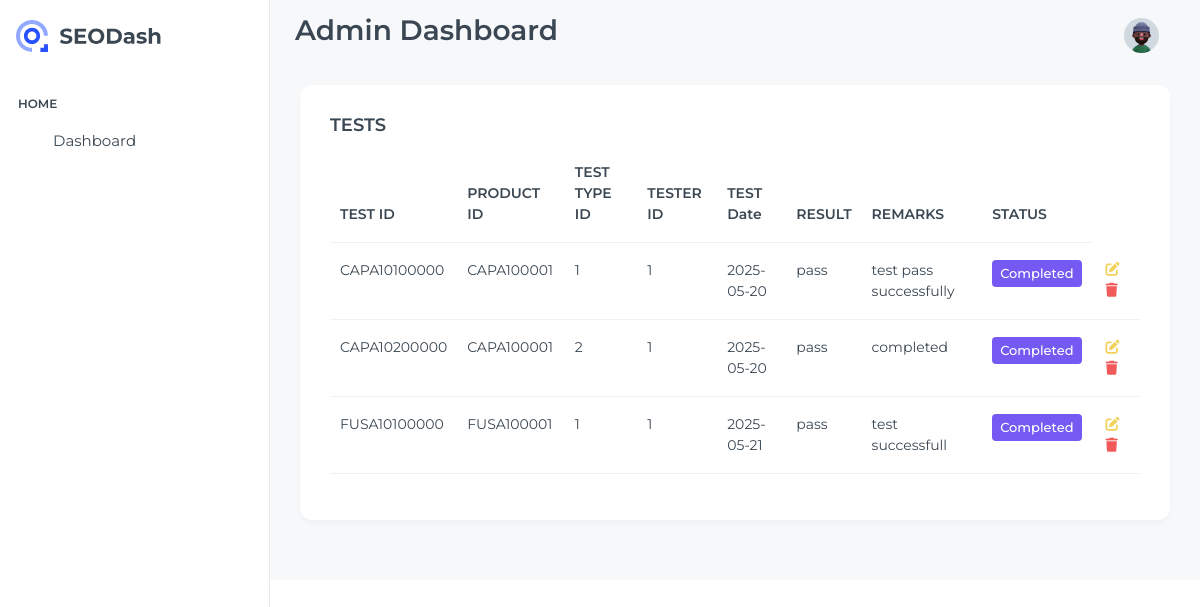
/tests.php (signed in), run on the app's committed database.
### tables this page shows
CREATE TABLE `tests` (
  `test_id` varchar(12) NOT NULL,
  `product_id` varchar(10) DEFAULT NULL,
  `test_type_id` int(11) DEFAULT NULL,
  `tester_id` int(11) DEFAULT NULL,
  `test_date` date DEFAULT NULL,
  `result` varchar(20) DEFAULT NULL,
  `remarks` text DEFAULT NULL,
  `status` varchar(30) DEFAULT NULL
);

### tests.php (the view, shortened to what this page needs)
<?php
include './components/connnection.php';
$query="select*from tests";
$tests= $conn->query($query);
?>
<!DOCTYPE html>
<html lang="en">
<head>
    <head>
  <link rel="stylesheet" href="../../node_modules/simplebar/dist/simplebar.min.css">
  <link rel="stylesheet" href="assets/css/styles.min.css" />
  <link rel="stylesheet" href="https://cdnjs.cloudflare.com/ajax/libs/font-awesome/6.7.2/css/all.min.css" />
</head>
<body>
    <div class="page-wrapper" id="main-wrapper" data-layout="vertical" data-navbarbg="skin6" data-sidebartype="full" data-sidebar-position="fixed" data-header-position="fixed">
    <aside class="left-sidebar">
      <div>
        <div class="brand-logo d-flex align-items-center justify-content-between">
          <a href="./dashboard.php" class="text-nowrap logo-img">
            <img src="assets/images/logos/logo-light.svg" alt="" />
          </a>
        </div>
        <?php include 'components/sidebar.php'; ?>
      </div>
    </aside>
    <div class="body-wrapper">
      <?php include 'components/header.php'; ?>
 <div class="container-fluid">
      <div class="card">
        <div class="card-body">
          <h5 class="card-title fw-semibold">TESTS</h5>
          <table class="table">
            <thead>
              <tr>
                <th>TEST ID</th>
                <th>PRODUCT ID</th>
                <th>TEST TYPE ID</th>
                <th>TESTER ID</th>
                <th>TEST Date</th>
                <th>RESULT</th>
                <th>REMARKS</th>
                <th>STATUS</th>
              </tr>
            </thead>
            <tbody>
              <?php while ($row = $tests->fetch_assoc()) {
                echo "<tr>
                        <td>{$row['test_id']}</td>
                        <td>{$row['product_id']}</td>
                        <td>{$row['test_type_id']}</td>
                        <td>{$row['tester_id']}</td>
                        <td>{$row['test_date']}</td>
                        <td>{$row['result']}</td>
                        <td>{$row['remarks']}</td>
                         <td><span class='badge bg-info'>{$row['status']}</span></td>
                        <td>
                          <a class='text-warning m-1' href='edit_tests.php?id={$row['test_id']}'><i class='fa-solid fa-pen-to-square'></i></a>
                          <a class='text-danger m-1' href='delete_tests.php?id={$row['test_id']}' onclick=\"return confirm('Are you sure you want to delete this product?')\"><i class='fa-solid fa-trash'></i></a>
                        </td>
                      </tr>
                       ";
              } ?>
            </tbody>
          </table>
        </div>
      </div>
      </div>
    </div>
  </div>
</body>
</html>

### data on the page
tests: test_id "CAPA10100000", product "CAPA100001", test_type "1", tester "1", test_date "2025-05-20", result "pass", remarks "test pass successfully", status "Completed"
tests: test_id "CAPA10200000", product "CAPA100001", test_type "2", tester "1", test_date "2025-05-20", result "pass", remarks "completed", status "Completed"
tests: test_id "FUSA10100000", product "FUSA100001", test_type "1", tester "1", test_date "2025-05-21", result "pass", remarks "test successfull", status "Completed"

### other printed values
$_SESSION['role'] "Admin"
